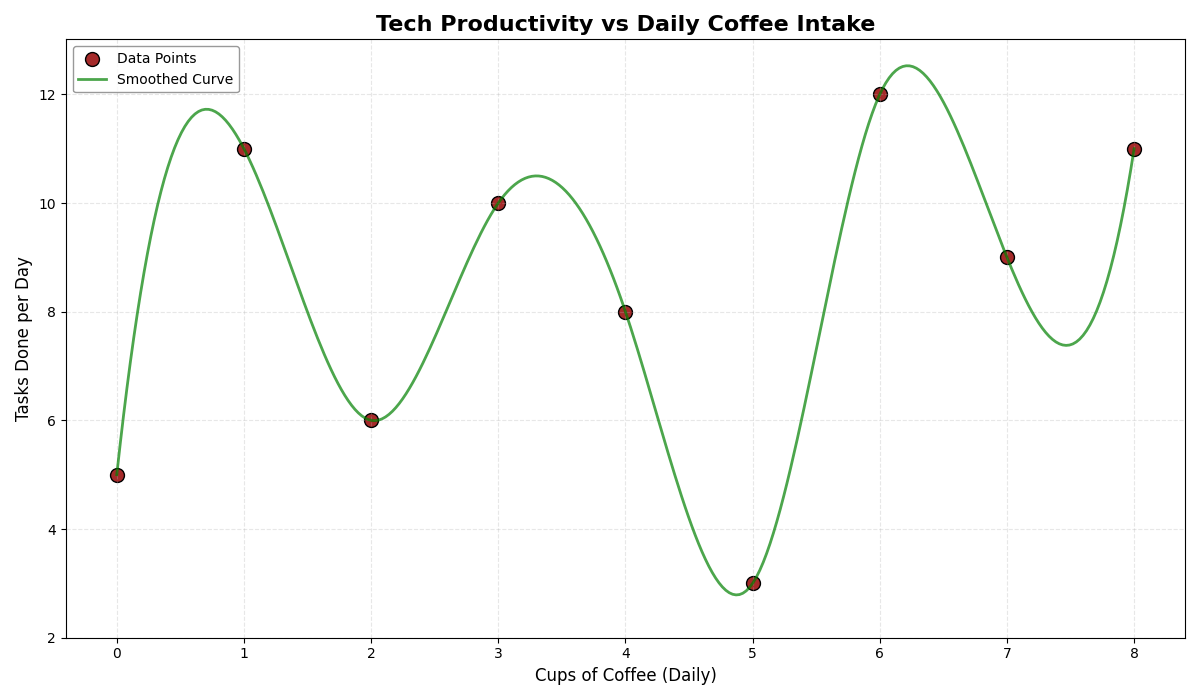

Reproduce this figure in Python.
import numpy as np
import matplotlib.pyplot as plt
from scipy.interpolate import make_interp_spline

coffee_consumption = np.array([0, 1, 2, 3, 4, 5, 6, 7, 8])
productivity = np.array([5, 11, 6, 10, 8, 3, 12, 9, 11])

coffee_spline = make_interp_spline(coffee_consumption, productivity)
coffee_new = np.linspace(0, 8, 300)
productivity_smooth = coffee_spline(coffee_new)

plt.figure(figsize=(12, 7))
plt.scatter(coffee_consumption, productivity, color='brown', label='Data Points', s=100, edgecolor='black')
plt.plot(coffee_new, productivity_smooth, color='green', linestyle='-', linewidth=2, alpha=0.7, label='Smoothed Curve')

plt.title('Tech Productivity vs Daily Coffee Intake', fontsize=16, fontweight='bold')
plt.xlabel('Cups of Coffee (Daily)', fontsize=12)
plt.ylabel('Tasks Done per Day', fontsize=12)

plt.xticks(np.arange(0, 9, step=1))
plt.yticks(np.arange(2, 14, step=2))
plt.grid(alpha=0.3, linestyle='--')

plt.legend(fontsize=10, loc='upper left', edgecolor='gray')
plt.tight_layout()
plt.show()
